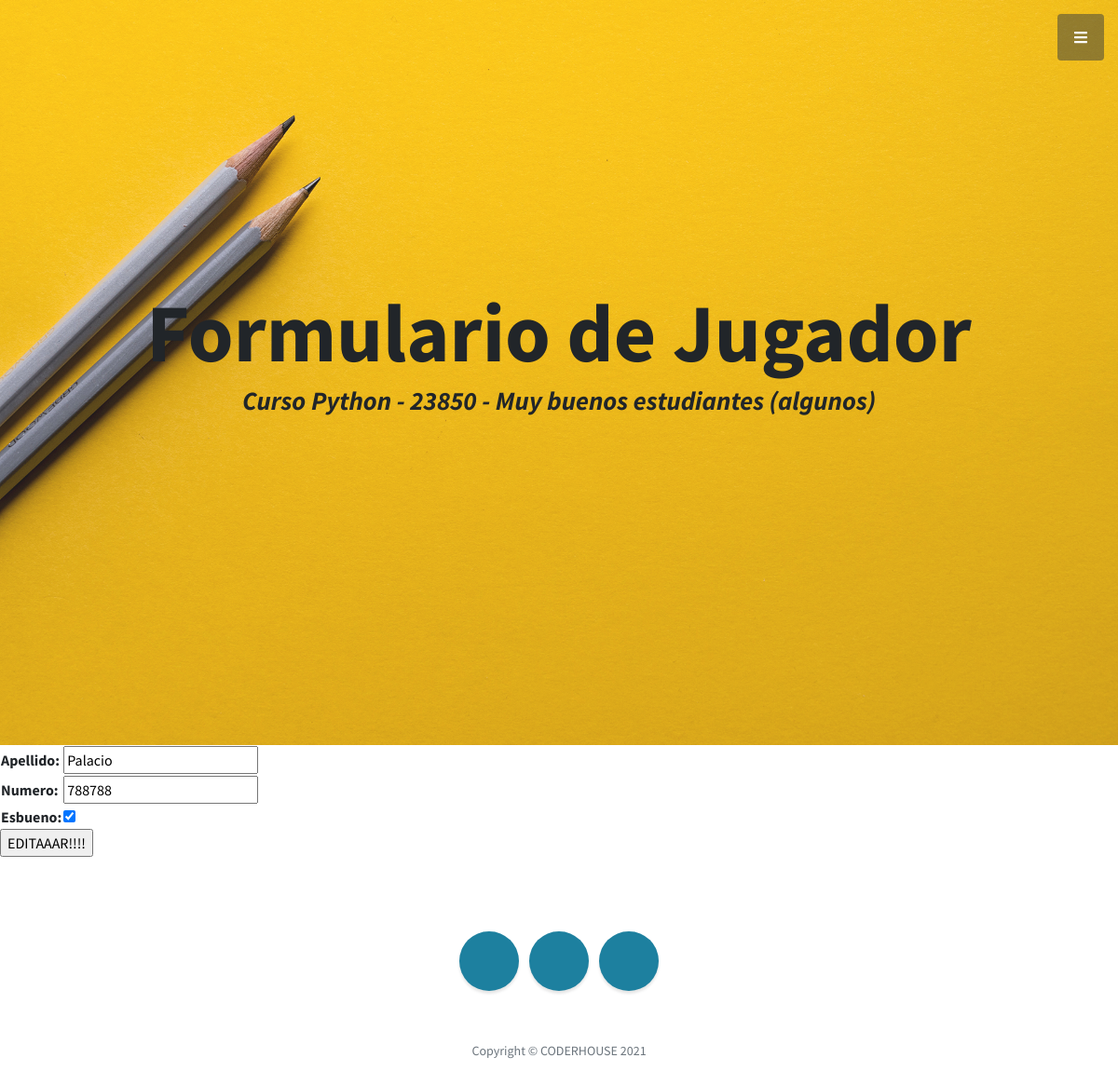
Page /AppCoder/editarJugador/788788/ on the committed database.
### AppCoder/models.py (models this page shows, shortened)
class Jugador(models.Model):
    apellido = models.CharField(max_length=40)
    numero = models.IntegerField()
    esBueno = models.BooleanField()

### AppCoder/views.py (the view)
# urls.py: path('editarJugador/<numero_para_editar>/', views.editarJugador, name="EditarJugador"),
def editarJugador(request, numero_para_editar):
    jugador = Jugador.objects.get(numero=numero_para_editar)
    if request.method == "POST":
        miFormulario = JugadorFormulario(request.POST)
        if miFormulario.is_valid():  #va con ()
            informacion = miFormulario.cleaned_data
            jugador.apellido = informacion["apellido"]
            jugador.numero = informacion["numero"]
            jugador.esBueno = informacion["esBueno"]
            jugador.save() #Es el que guarda en la BD
            return render(request, 'AppCoder/inicio.html')
    else:
        miFormulario = JugadorFormulario(initial={"apellido":jugador.apellido,"numero":jugador.numero,"esBueno":jugador.esBueno})
    return render(request, 'AppCoder/editarJugador.html',{"miFormulario":miFormulario,"numero_para_editar":numero_para_editar})

### AppCoder/forms.py
class JugadorFormulario(forms.Form):
    apellido = forms.CharField(max_length=40)
    numero = forms.IntegerField()
    esBueno = forms.BooleanField()

### AppCoder/templates/AppCoder/editarJugador.html (shortened to what this page needs)
{% extends "AppCoder/padre.html" %}
{% load static %}
        {% block contenido2 %}
            <h1 class="mb-1">Formulario de Jugador</h1>
        {% endblock %}
        {% block contenido %}
            <form action="" method="POST">{% csrf_token %}
                <table>
                {{  miFormulario.as_table    }}
                </table>
                <input type="submit" value="EDITAAAR!!!!">
            </form>
        {% endblock %}

### rows in the picture
Jugador: apellido "Palacio", numero "788788", esBueno "☑"
